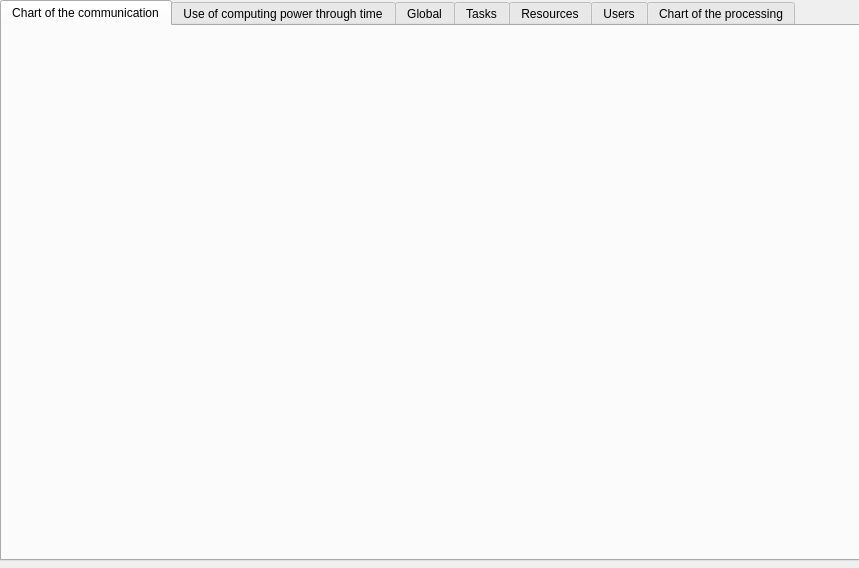
<?xml version="1.0" encoding="UTF-8"?>
<ui version="4.0">
 <class>Simulation</class>
 <widget class="QWidget" name="Simulation">
  <property name="geometry">
   <rect>
    <x>0</x>
    <y>0</y>
    <width>859</width>
    <height>568</height>
   </rect>
  </property>
  <property name="windowTitle">
   <string>Simulate</string>
  </property>
  <widget class="QTabWidget" name="tabWidget">
   <property name="geometry">
    <rect>
     <x>0</x>
     <y>0</y>
     <width>861</width>
     <height>561</height>
    </rect>
   </property>
   <property name="sizePolicy">
    <sizepolicy hsizetype="Expanding" vsizetype="Expanding">
     <horstretch>0</horstretch>
     <verstretch>0</verstretch>
    </sizepolicy>
   </property>
   <property name="maximumSize">
    <size>
     <width>16777215</width>
     <height>16777215</height>
    </size>
   </property>
   <property name="tabPosition">
    <enum>QTabWidget::North</enum>
   </property>
   <property name="currentIndex">
    <number>0</number>
   </property>
   <property name="tabsClosable">
    <bool>false</bool>
   </property>
   <property name="movable">
    <bool>false</bool>
   </property>
   <property name="tabBarAutoHide">
    <bool>false</bool>
   </property>
   <widget class="QWidget" name="tab">
    <attribute name="title">
     <string>Chart of the communication</string>
    </attribute>
    <widget class="QLabel" name="label">
     <property name="geometry">
      <rect>
       <x>0</x>
       <y>0</y>
       <width>851</width>
       <height>531</height>
      </rect>
     </property>
     <property name="text">
      <string/>
     </property>
    </widget>
   </widget>
   <widget class="QWidget" name="tab_3">
    <attribute name="title">
     <string>Use of computing power through time</string>
    </attribute>
   </widget>
   <widget class="QWidget" name="tab_2">
    <attribute name="title">
     <string>Global</string>
    </attribute>
    <widget class="QTextEdit" name="textEdit">
     <property name="geometry">
      <rect>
       <x>130</x>
       <y>10</y>
       <width>591</width>
       <height>481</height>
      </rect>
     </property>
     <property name="readOnly">
      <bool>true</bool>
     </property>
    </widget>
    <widget class="QPushButton" name="pushButton">
     <property name="geometry">
      <rect>
       <x>10</x>
       <y>10</y>
       <width>100</width>
       <height>32</height>
      </rect>
     </property>
     <property name="text">
      <string>Save Traces</string>
     </property>
    </widget>
   </widget>
   <widget class="QWidget" name="tab_4">
    <attribute name="title">
     <string>Tasks</string>
    </attribute>
    <widget class="QTextEdit" name="textEdit_2">
     <property name="geometry">
      <rect>
       <x>130</x>
       <y>10</y>
       <width>591</width>
       <height>481</height>
      </rect>
     </property>
     <property name="readOnly">
      <bool>true</bool>
     </property>
    </widget>
   </widget>
   <widget class="QWidget" name="tab_6">
    <attribute name="title">
     <string>Resources</string>
    </attribute>
    <widget class="QTableWidget" name="tableWidget">
     <property name="geometry">
      <rect>
       <x>130</x>
       <y>10</y>
       <width>591</width>
       <height>481</height>
      </rect>
     </property>
     <column>
      <property name="text">
       <string>Label</string>
      </property>
     </column>
     <column>
      <property name="text">
       <string>Owner</string>
      </property>
     </column>
     <column>
      <property name="text">
       <string>Processing performed</string>
      </property>
     </column>
     <column>
      <property name="text">
       <string>Communication performance</string>
      </property>
     </column>
    </widget>
   </widget>
   <widget class="QWidget" name="tab_5">
    <attribute name="title">
     <string>Users</string>
    </attribute>
    <widget class="QTextEdit" name="textEdit_3">
     <property name="geometry">
      <rect>
       <x>130</x>
       <y>10</y>
       <width>591</width>
       <height>481</height>
      </rect>
     </property>
     <property name="readOnly">
      <bool>true</bool>
     </property>
    </widget>
   </widget>
   <widget class="QWidget" name="tab_7">
    <attribute name="title">
     <string>Chart of the processing</string>
    </attribute>
    <widget class="QLabel" name="label_2">
     <property name="geometry">
      <rect>
       <x>0</x>
       <y>0</y>
       <width>841</width>
       <height>531</height>
      </rect>
     </property>
     <property name="text">
      <string/>
     </property>
    </widget>
   </widget>
  </widget>
 </widget>
 <resources/>
 <connections/>
</ui>
